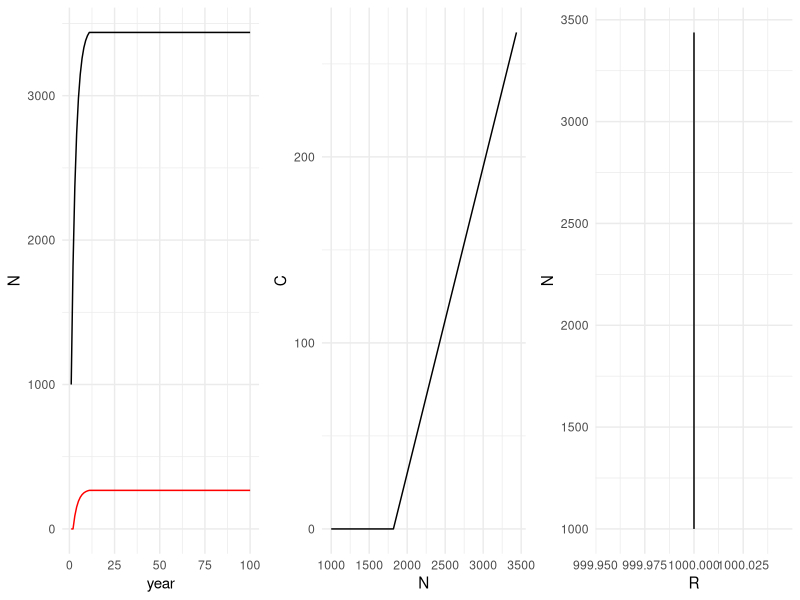
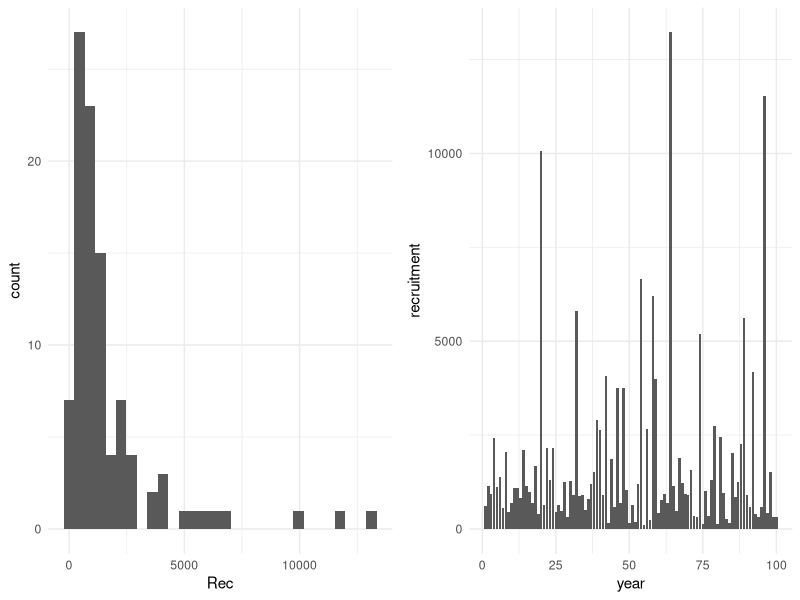
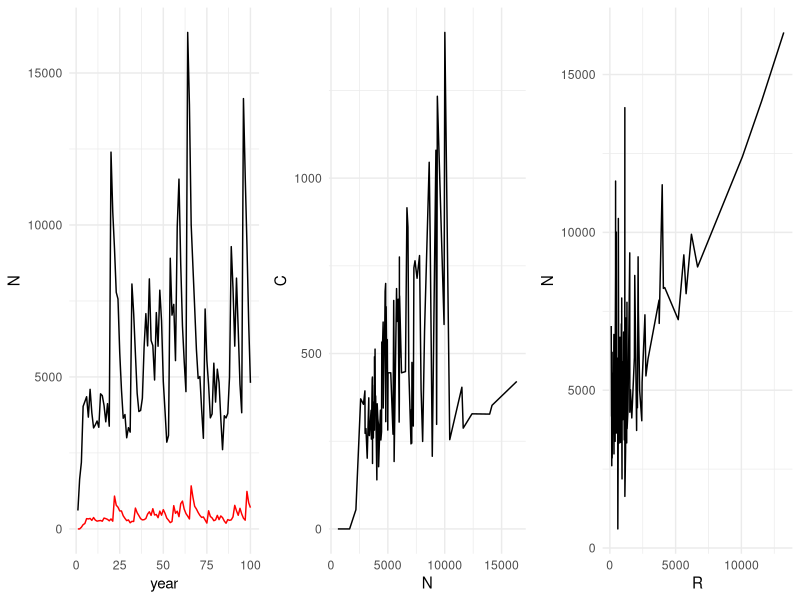
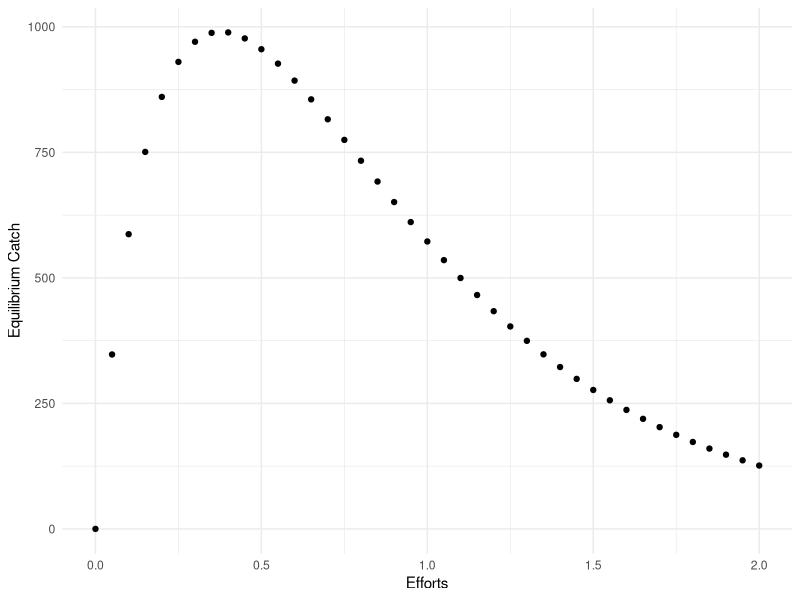

Reproduce these figures in R, in order. (Note: this script raises an error after producing the figures.)
## ---- chunk 1
#| label: load-packages
#| include: false

library(tidyverse)
library(palmerpenguins)
theme_set(theme_minimal())
## ---- chunk 2
#age-based model simulation

###-----------------------Exercise 6: Put it all together into an age-structured model---------------------------
###------DO NOT INCLUDE CATCH yet

#First set the model structure
#100 years, ages 0-10
YY <- 100
AA <- 10
## ---- chunk 3
#natural mortality - these values should be positive
MM <- 0.2

Rec <- rep(1000,YY)

## ---- chunk 4

#Set total mortality
ZZ <- MM
#define empty matrix in the right dimensions for saving results
NumbersM<-matrix(nrow = YY, ncol = AA + 1)

#run loop through all ages and years. Each of the 3 types of equations are used.
for(i in 2:YY){
	#fishes are born
	  NumbersM[i,1] <- Rec[i]
	for(j in 2:(AA)){
	#fishes die
	NumbersM[i, j]<-NumbersM[i-1, j-1]*exp(-ZZ*1) #*1 is here because it is one time step
	}
	NumbersM[i, AA+1]<-NumbersM[i-1, j-1]*exp(-ZZ*1) + NumbersM[i, AA+1]*exp(-ZZ*1)
}

View(NumbersM)

## ---- chunk 5

### Now: Include Baranov Catch equation:
#F = selectivity*q*effort
#Catch(1979,1980) = N(1979)*F/Z*(1 – exp(-Z*(1980 – 1979)) 

AgeStructModel<-function(Rec, AA=10, Effort = rep(0.2, length(Rec)), qq=1, Sel = c(0,0,rep(1,AA-1))){
	
  FF<-matrix(Sel, nrow = length(Rec), ncol = AA + 1, byrow = TRUE)*qq*matrix(Effort, nrow = length(Rec), ncol = AA + 1)
	
  ZZ <-FF+MM
	
#define empty matrix in the right dimensions for saving results
NumbersM<-matrix(nrow = length(Rec), ncol = AA + 1, data = 0)
CatchNM<-matrix(nrow = length(Rec), ncol = AA+1, data = 0)

#run loop through all ages and years. Each of the 3 types of equations are used.

	#fishes are born
  NumbersM[1,1] <- Rec[1]

  for(i in 2:length(Rec)){
	  
	 #calculate fishing on previous year
	 #because all ages are not available until after the 11th year, we begin calculating catch then
	  CatchNM[i-1,]<-NumbersM[i-1,]*FF[i-1,]/ZZ[i-1,]*(1-exp(-ZZ[i-1,]))

	#fishes are born
	  NumbersM[i,1] <- Rec[i] 
	
	  for(j in 2:(AA)){

	  	NumbersM[i, j]<-NumbersM[i-1, j-1]*exp(-ZZ[i-1,j])  
	}
	  
	  NumbersM[i, AA+1]<-NumbersM[i-1, AA]*exp(-ZZ[i-1,j]) + NumbersM[i, AA+1]*exp(-ZZ[i-1,AA+1]) 
	  
			}
	  CatchNM[i,]<-NumbersM[i,]*FF[i,]/ZZ[i,]*(1-exp(-ZZ[i,]))
	return(list(NumbersM, CatchNM))
	}
NumbersResults<-AgeStructModel(Rec)[[1]]
CatchResults<-AgeStructModel(Rec)[[2]]

p1 <- tibble(year = 1:YY, N=apply(NumbersResults, 1, sum), C = apply(CatchResults, 1, sum)) %>% ggplot(aes(year, N)) + geom_line() + geom_line(aes(year, C), color = 'red')

p2 <- tibble(year = 1:YY, N=apply(NumbersResults, 1, sum), C = apply(CatchResults, 1, sum)) %>% ggplot(aes(N, C)) + geom_line() 

p3 <- tibble(R=NumbersResults[,1], N=apply(NumbersResults, 1, sum), C = apply(CatchResults, 1, sum)) %>% ggplot(aes(R, N)) + geom_line() 

gridExtra::grid.arrange(p1, p2, p3, ncol = 3)


## ---- chunk 6
set.seed(100)
Rec <- rep(1000,YY)*rlnorm(n = YY) 
Rec
set.seed(100)
exp(log(1000) + rnorm(n = YY)) #notice that this form of the equation is the same as above

p1 <- tibble(Rec) %>% ggplot(aes(Rec)) + geom_histogram()

p2 <- tibble(year = 1:YY, recruitment = Rec) %>%  ggplot(aes(year, recruitment)) + geom_col()


gridExtra::grid.arrange(p1, p2, ncol = 2)
## ---- chunk 7
NumbersResults<-AgeStructModel(Rec)[[1]]
CatchResults<-AgeStructModel(Rec)[[2]]

View(NumberResults)
View(CatchResults)

## ---- chunk 8
p1 <- tibble(year = 1:YY, N=apply(NumbersResults, 1, sum), C = apply(CatchResults, 1, sum)) %>% ggplot(aes(year, N)) + geom_line() + geom_line(aes(year, C), color = 'red')

p2 <- tibble(year = 1:YY, N=apply(NumbersResults, 1, sum), C = apply(CatchResults, 1, sum)) %>% ggplot(aes(N, C)) + geom_line() 

p3 <- tibble(R=NumbersResults[,1], N=apply(NumbersResults, 1, sum), C = apply(CatchResults, 1, sum)) %>% ggplot(aes(R, N)) + geom_line() 

gridExtra::grid.arrange(p1, p2, p3, ncol = 3)
## ---- chunk 9

Efforts<-seq(0, 2, 0.05)
EquilCatch<-vector(length = length(Efforts), mode = "numeric")
for(j in 1:length(Efforts)){
	results<-AgeStructModel(Rec, Effort = Efforts[j])
	CatchResults<-apply(results[[2]], 1, sum, na.rm=T)
	EquilCatch[j]<-CatchResults[99]
	}

tibble(EquilCatch, Efforts) %>% ggplot(aes(Efforts, EquilCatch)) + geom_point() + ylab("Equilibrium Catch")

#We made this model piecewise - by estimating relationships separately, then putting them into a model. The other method would be to estimate all parameters at once, given you have enough data. List the parameters you might expect to estimate in a statistical catch-at-age model. What data could be used to compare to the predictions?


## ---- chunk 10
Efforts<-seq(0, 2, 0.05)
NumberResults <- NULL
EquilCatch<-vector(length = length(Efforts), mode = "numeric")
for(j in 1:length(Efforts)){
	results<-AgeStructModel(Rec, Effort = Efforts[j])
	NumbersResults[[j]]<-results[[1]][99,]
	CatchResults<-apply(results[[2]], 1, sum, na.rm=T)
	EquilCatch[j]<-CatchResults[99]
	}

NumbersResults %>% 
  bind_rows(NumberResults, .id = 'id') %>%
  mutate(effort = Efforts) %>% 
  gather(value = 'numbers', key = 'effort') %>% 
  filter(effort %in% c(0.1, 0.5, 1, 1.5, 1.9)) %>% 
  group_by(effort) %>% 
  ggplot(aes(numbers)) + geom_col() + ylab("Equilibrium Catch") + facet_wrap(~effort)

#What happens to the age distributions as effort increases?
## ---- chunk 11

Efforts<-seq(0, 2, 0.05)
EquilCatch<-vector(length = length(Efforts), mode = "numeric")
for(j in 1:length(Efforts)){
	results<-AgeStructModel(Rec, Effort = Efforts[j])
	NumbersResults<-results[[1]]
	CatchResults<-apply(results[[2]], 1, sum, na.rm=T)
	EquilCatch[j]<-CatchResults[99]
	}

tibble(EquilCatch, Efforts) %>% ggplot(aes(Efforts, EquilCatch)) + geom_point() + ylab("Equilibrium Catch")

#We made this model piecewise - by estimating relationships separately, then putting them into a model. The other method would be to estimate all parameters at once, given you have enough data. List the parameters you might expect to estimate in a statistical catch-at-age model. What data could be used to compare to the predictions?


## ---- chunk 12
    SSB<-sum(NumbersM[i-1,]*c(0,WeightatAge)*c(0,PredMat))

	alpha<-0.632
	beta<-0.059
	SSB <- seq(0,500,10)
	BevHoltRec<-alpha*SSB/(1+beta*SSB)
	p1 <- tibble(SSB, BevHoltRec) %>%  ggplot(aes(SSB, BevHoltRec)) + geom_point()

	alpha<-0.39
	beta<-0.015
	RickerRec<-alpha*SSB*exp(-beta*SSB)
	p2 <- tibble(SSB, RickerRec) %>%  ggplot(aes(SSB, RickerRec)) + geom_point()

gridExtra::grid.arrange(p1, p2, ncol = 2)
